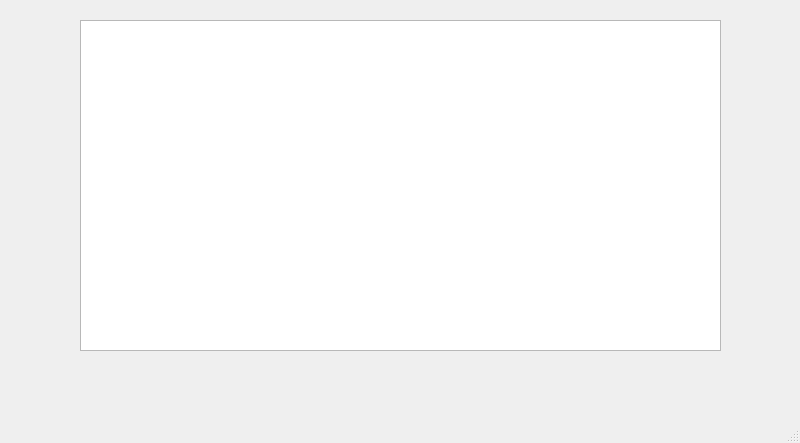
<?xml version="1.0" encoding="UTF-8"?>
<ui version="4.0">
 <class>MainWindow</class>
 <widget class="QMainWindow" name="MainWindow">
  <property name="geometry">
   <rect>
    <x>0</x>
    <y>0</y>
    <width>800</width>
    <height>443</height>
   </rect>
  </property>
  <property name="windowTitle">
   <string>MainWindow</string>
  </property>
  <widget class="QWidget" name="centralwidget">
   <widget class="QPlainTextEdit" name="plainTextEdit">
    <property name="geometry">
     <rect>
      <x>80</x>
      <y>20</y>
      <width>641</width>
      <height>331</height>
     </rect>
    </property>
    <property name="plainText">
     <string/>
    </property>
   </widget>
  </widget>
  <widget class="QMenuBar" name="menubar">
   <property name="geometry">
    <rect>
     <x>0</x>
     <y>0</y>
     <width>800</width>
     <height>20</height>
    </rect>
   </property>
  </widget>
  <widget class="QStatusBar" name="statusbar"/>
 </widget>
 <resources/>
 <connections/>
</ui>
